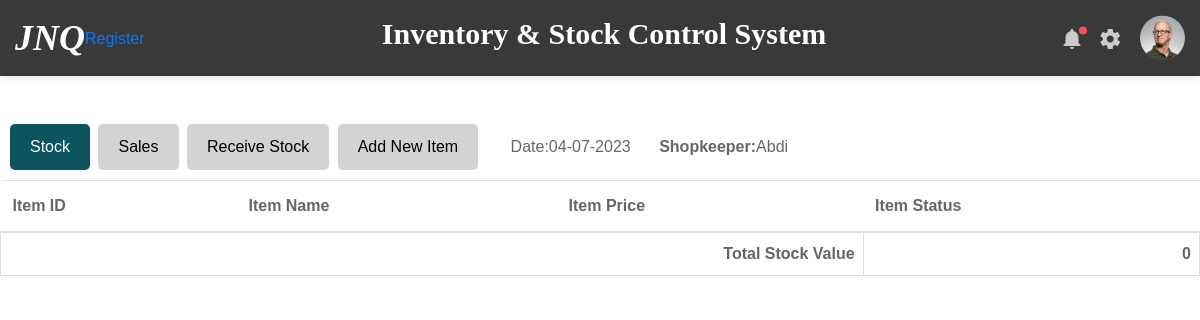
The page /view_shops/2 on the database as committed earlier.
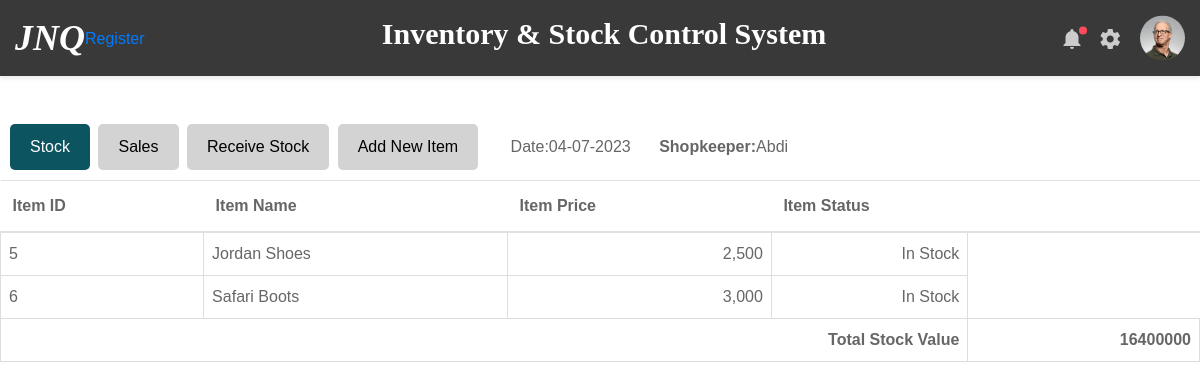
The same page on the database as committed later.
### inventory/models.py (models this page shows)
class Stock(db.Model):
    id = db.Column(db.Integer, primary_key=True)
    item_name = db.Column(db.String(100), nullable=False)
    item_quantity = db.Column(db.Integer, nullable=False)
    item_price = db.Column(db.Integer, nullable=False)
    stock_status = db.Column(db.String(20), nullable=False, default='In Stock')
    date_added = db.Column(db.DateTime, default=datetime.now())
    item_value = db.Column(db.Integer, nullable=False)
    daily_count = db.relationship('DailyCount', backref='stock', lazy=True)
    shops = db.relationship('ShopStock', back_populates='stock')

### inventory/routes.py (the view, shortened to what this page needs)
@app.route('/view_shops/<int:shop_id>', methods=['GET'])
def view_shop(shop_id):
    shop = Shop.query.get_or_404(shop_id)
    date = today_date()
    stock_value_list = []
    for product in shop.stocks:
        stock_value_list.append(product.item_value)
    total_stock_value = sum(stock_value_list)
    return render_template('view_shop.html', shop=shop, total_stock_value=total_stock_value, date=date)

### inventory/routes.py (called while the page is built)
def today_date():
    date_today = datetime.today().strftime('%d-%m-%Y')
    return date_today

### inventory/templates/view_shop.html (shortened to what this page needs)
{% extends 'layout.html' %}
{% block content %}
    <div class="button-container">
      <a class="button active">Stock</a>
      <a href="{{ url_for('stock_sold', shop_id=shop.id)}}" class="button">Sales</a>
      <a href="{{ url_for('stock_received', shop_id=shop.id)}}" class="button">Receive Stock</a>
      <a href="{{ url_for('add_new_stock', shop_id=shop.id)}}" class="button">Add New Item</a>
      <a class="ml-4">Date:{{date}}</a>
      <a class="ml-4"><strong>Shopkeeper:</strong>{{shop.shopkeeper}}</a>
    </div>
    <table class="table table-hover table-condensed">
      <thead>
        <tr>
          <th>Item ID</th>
          <th>Item Name</th>
          <th>Item Price</th>
          <th colspan="2">Item Status</th>
        </tr>
      </thead>
      <tbody>
        {% for product in shop.stocks %}
          <tr>
              <td>{{ product.id }}</td>
              <td>{{ product.item_name }}</td>
              <td class="text-right">{{ "{:,}".format(product.item_price) }}</td>
              <td class="text-right">{{ product.stock_status }}</td>
          </tr>
        {% endfor %}
          <tr>
              <td colspan="4" class="text-right"><strong>Total Stock Value</strong></td>
              <td class="text-right"><strong>{{total_stock_value}}</strong></td>
          </tr>
      </tbody>
    </table>
{% endblock content%}

Rows that differ between the two databases and show on the page:
added Stock: id "5", item_name "Jordan Shoes", item_price "2,500", stock_status "In Stock"
added Stock: id "6", item_name "Safari Boots", item_price "3,000", stock_status "In Stock"
Other text that changed with them:
{{ total_stock_value }}: "0" → "16400000"
